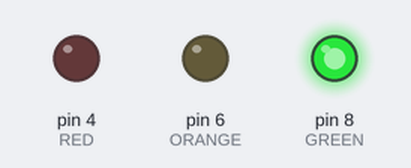
Bench run of a sketch on a simulated Arduino Uno, built with avr-gcc and run on an emulated ATmega328P. Parts: output pins drawn as LEDs (lit = HIGH).

Above: at 1.5 s.
At 3.5 s:
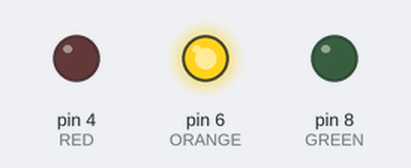
At 5.0 s:
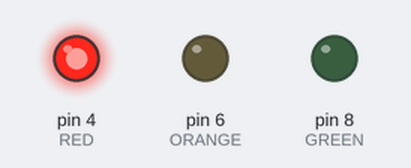
Timing chart, 0 to 7.8 s (numbered marks = the images above):
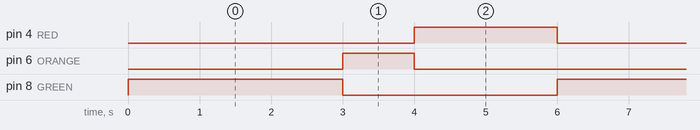

Measured:
- by itself, pin 4 (RED): alternates HIGH for 2.0 s and LOW for 4.0 s
- by itself, pin 6 (ORANGE): alternates HIGH for 1.0 s and LOW for 5.0 s
- by itself, pin 8 (GREEN): alternates HIGH for 3.0 s and LOW for 3.0 s

The sketch:

test-01.ino
```cpp
int GREEN = 8;
int ORANGE = 6;
int RED = 4;
int color = 1;

void setup() {
  // put your setup code here, to run once:
pinMode(GREEN, OUTPUT);
pinMode(ORANGE, OUTPUT);
pinMode(RED, OUTPUT);
}

void loop() {
  // put your main code here, to run repeatedly:
  digitalWrite(GREEN, HIGH);
  digitalWrite(ORANGE, LOW);
  digitalWrite(RED, LOW);
  delay(3000);

  digitalWrite(GREEN, LOW);
  digitalWrite(ORANGE, HIGH);
  digitalWrite(RED, LOW);
  delay(1000);

   digitalWrite(GREEN, LOW);
  digitalWrite(ORANGE, LOW);
  digitalWrite(RED, HIGH);
  delay(2000);

}
```
